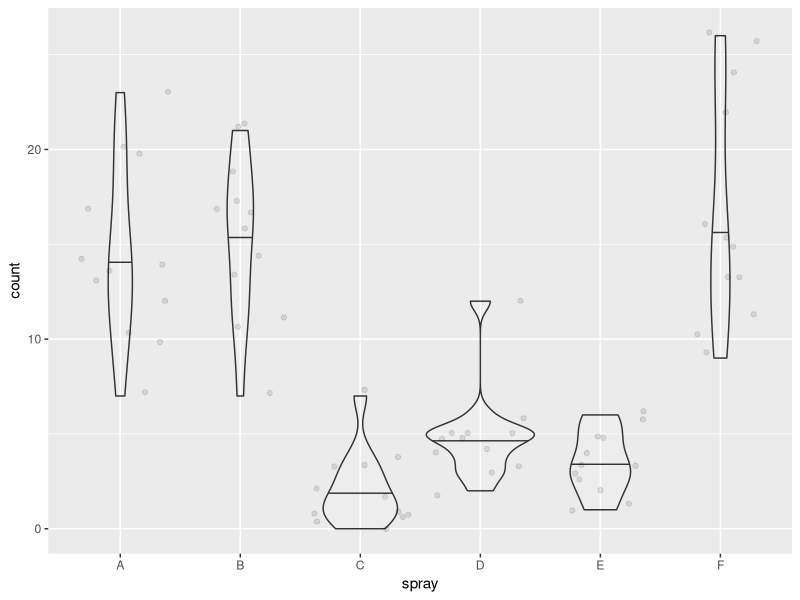

Write R code to recreate this figure.
# To complete the following exercises, you must use either base R or tidyverse functions.  
# Manual searching or hard-coding answers will not be graded.

library(tidyverse)

# sampling ----------------------------------------------------------------

# GUIDE:
# The original `iris` dataset has 150 observations, with 50 samples per species.
# Convert the base R `iris` dataframe to a tibble for easier manipulation.
df_iris <- as_tibble(iris)

# Using `nrow(df_iris)` will confirm there are 150 rows.
nrow(df_iris) # return 150

# Using `group_by()` will confirm there are 50 rows for each species.
df_iris %>% 
  group_by(Species) %>% 
  summarize(n_sample = n()) # return n_sample = 50 each

# The function `sample_n(size = 3)` randomly selects 3 observations from the dataset. 
# When applied after `filter(Species == XX)`, it samples 3 observations from a given species.
df_s3 <- df_iris %>% 
  filter(Species == "versicolor") %>% 
  sample_n(size = 3)

# You can take the mean of a selected column using `pull()` and `mean()`
df_s3 %>% 
  pull(Petal.Width) %>% 
  mean()

# Questions:
# 1. Create a `for` loop (with loop index `i`) to perform the following steps for 100 iterations:
#    a. Randomly sample 5 individuals of "versicolor".
#    b. Calculate the mean of their "Petal.Width" values.
#    c. Assign the result to `mu5[i]`. 
#       (Hint: initialize an empty object `mu5` before starting the loop.)
#    This procedure will yield 100 estimates of the mean Petal.Width from 5 individuals.

mu5 <- NULL

for (i in 1:100) {
  
  df_i <- df_iris %>% 
    filter(Species == "versicolor") %>%
    sample_n(size = 5)

  mu5[i] <- mean(df_i$Petal.Width)
}

# 2. Calculate the standard deviation of `mu5` and assign it to `s_mu5`.

s_mu5 <- sd(mu5)

# 3. Repeat step 1 but sample 20 individuals in each iteration, and assign the results to `mu20`.

mu20 <- NULL #

for (i in 1:100) {
  
  df_i <- df_iris %>% 
    filter(Species == "versicolor") %>%
    sample_n(size = 20)
  
  mu20[i] <- mean(df_i$Petal.Width)
}

# 4. Calculate the standard deviation of `mu20` and assign it to `s_mu20`.

s_mu20 <- sd(mu20)

#    Verify that `s_mu20` is smaller than `s_mu5` by printing the comparison (`s_mu20 < s_mu5`)

s_mu20 < s_mu5

# probability density -----------------------------------------------------

# GUIDE:
# For continuous variables (e.g., body length), we use a probability density function (PDF) 
# to describe how values are distributed and how likely different values are.
# R provides built-in functions to work with probability distributions:
# - Probability Density Functions (PDF) for evaluating how likely a value is.
# - Cumulative Distribution Functions (CDF) for evaluating the probability 
#   that a value is less than or equal to a given number.
# These functions are available for many common distributions (e.g., normal).

# `dnorm(x = 1, mean = 0, sd = 1)` calculates the probability density of x = 1 
# for a normal distribution with mean = 0 and standard deviation = 1.
# Probability density tells us how "likely" a value is relative to other values.
# In this example, x = 1 is more likely than x = 2 under this distribution.

dnorm(x = 1, mean = 0, sd = 1)  # returns 0.2419707
dnorm(x = 2, mean = 0, sd = 1)  # returns 0.05399097

# `pnorm(q = 1, mean = 0, sd = 1)` calculates the probability (not probability density!) of x <= 1
# for a normal distribution with mean = 0 and standard deviation = 1.
pnorm(q = 1, mean = 0, sd = 1) # returns 0.8413447
pnorm(q = 0, mean = 0, sd = 1) # returns 0.5

# Questions:
# 1. Calculate the probability that 0 < x <= 10 for a normal distribution with mean = 5 and sd = 3.
#    Hint: Use `qnorm()` function and subtract P(x <= 0) from P(x <= 10).

pnorm(q = 10, mean = 5, sd = 3) - pnorm(q = 0, mean = 5, sd = 3)

# 2. Calculate the probability that 0 < x <= 10 for a normal distribution with mean = -5 and sd = 3.

pnorm(q = 10, mean = -5, sd = 3) - pnorm(q = 0, mean = -5, sd = 3)

# t-test ------------------------------------------------------------------

# GUIDE:
# The `t.test()` function in R can perform a t-test with two options for handling variances: `var.equal = TRUE` or `FALSE`.
# - If the equal-variance assumption holds, using `var.equal = TRUE` can increase the power to detect a true difference.
# - If the assumption is seriously violated, using `var.equal = TRUE` may produce incorrect or misleading results.
# Even though both options can give similar results in many cases, it is important to understand the assumptions behind each test.

# Questions:
# 1. Using the `df_iris` dataset, calculate the variance of "Petal.Length" for each species.
#    (Hint: use `group_by()` and `summarize()` from dplyr.)

df_iris <- as_tibble(iris)

var_spec <- df_iris %>% 
  group_by(Species) %>% 
  summarize(var_1 = var(Petal.Length))


# 2. Perform a t-test comparing "Petal.Length" between "setosa" and "versicolor".
#    Choose the appropriate `var.equal` option depending on whether the SDs appear equal.

set_petal <- df_iris$Petal.Length[df_iris$Species == "setosa"]
  
ver_petal <- df_iris$Petal.Length[df_iris$Species == "versicolor"]

sd(ver_petal)
sd(set_petal)

t.test(set_petal, ver_petal, var.equal = FALSE)

# anova -------------------------------------------------------------------

# GUIDE:
# The `aov()` function in R can be used to perform ANOVA.
# The built-in dataset `InsectSprays` provides a useful example.
# It contains insect count data for different types of insect sprays.

df_insect <- as_tibble(InsectSprays)

# Questions:
# 1. Using the `df_insect` dataset, create a plot to visualize the distribution of insect counts for each spray type.
#    - Use a violin plot to show the distribution and include the median (y = count, x = spray).
#    - Add individual data points with a small horizontal jitter for clarity.

df_insect %>% 
  ggplot(aes(x = spray,
             y = count)) +
  geom_violin(draw_quantiles = 0.5,
              alpha = 0.1) + 
  geom_jitter(alpha = 0.1) 

# Question:
# 2. Using the `df_insect` dataset, perform a one-way ANOVA to test whether insect counts differ among spray types.
#    - Use the `aov()` function and display the summary of the model with `summary()`.
#    - Report if there was a significant difference between spray groups.

insect_aoc <- aov(formula = count ~ spray,
         data = df_insect)

summary(insect_aoc)


#There is a significant difference
